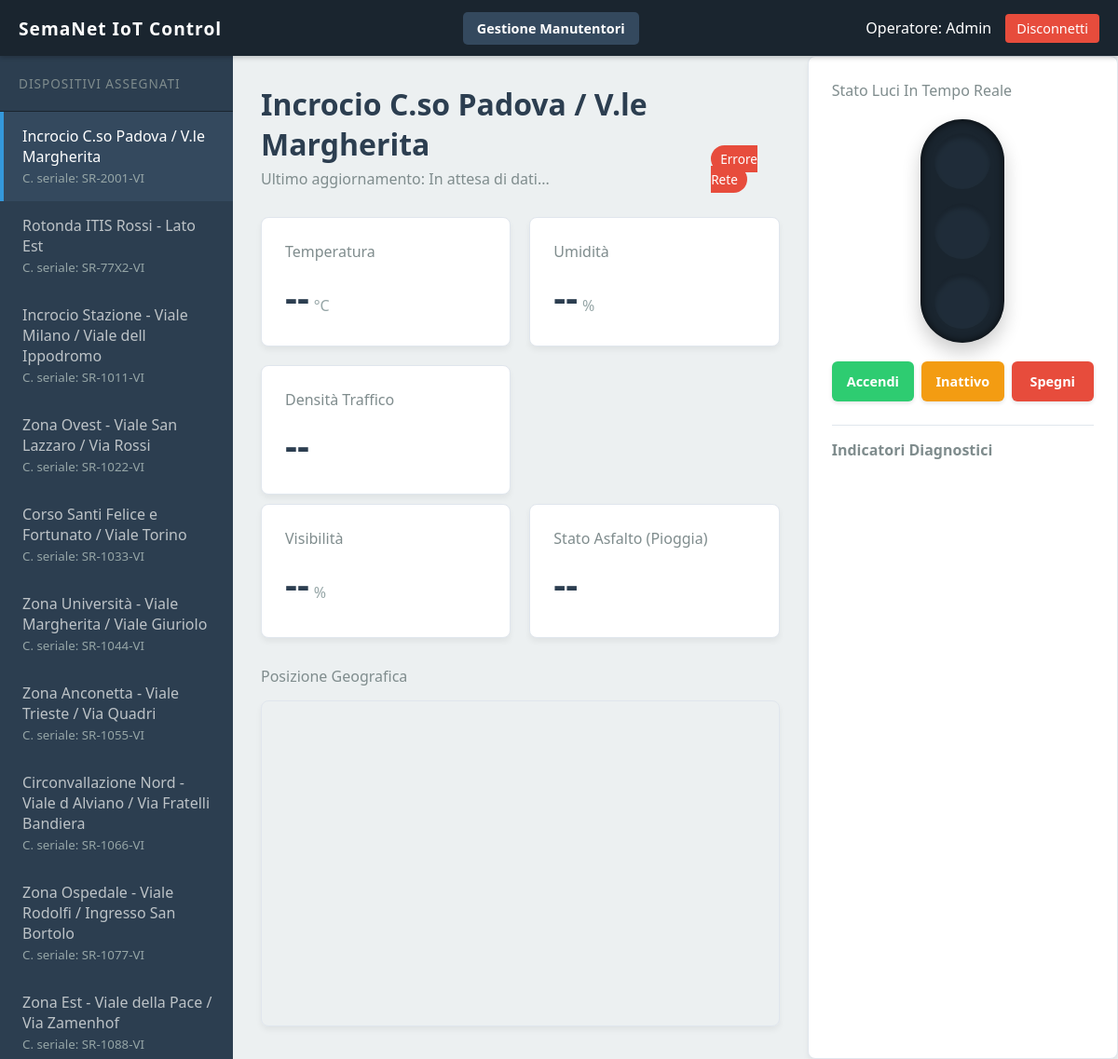
The page /dashboard.php (signed in) on the database its author committed.
### tables this page shows
CREATE TABLE `semafori` (
                            `id` bigint(20) NOT NULL,
                            `codice_seriale` varchar(100) NOT NULL,
                            `nome_incrocio` varchar(150) NOT NULL,
                            `password` varchar(255) NOT NULL,
                            `latitudine` decimal(10,8) DEFAULT NULL,
                            `longitudine` decimal(11,8) DEFAULT NULL,
                            `creato_at` timestamp NOT NULL DEFAULT current_timestamp(),
                            `aggiornato_at` timestamp NOT NULL DEFAULT current_timestamp() ON UPDATE current_timestamp()
);

### dashboard.php (the view, shortened to what this page needs)
<?php
require_once 'db.php';
$ruolo = $_SESSION['ruolo_id'];
if ($ruolo == 1) {
    $stmt = $pdo->query("SELECT id, codice_seriale, nome_incrocio, latitudine, longitudine FROM semafori ORDER BY id ASC");
}
$semafori = $stmt->fetchAll(PDO::FETCH_ASSOC);
$primo_semaforo = $semafori[0] ?? null;
?>
<!DOCTYPE html>
<html lang="it">
<head>
    <link rel="stylesheet" href="style.css">
</head>
<body>
<?php
require_once 'navbar.php';
?>
<div class="app-container">
    <aside class="sidebar">
        <div class="sidebar-title">Dispositivi Assegnati</div>
        <div id="lista-semafori">
            <?php foreach ($semafori as $s): ?>
                <div class="semaforo-item <?php echo ($primo_semaforo && $s['id'] == $primo_semaforo['id']) ? 'active' : ''; ?>"
                     data-id="<?php echo $s['id']; ?>"
                     data-nome="<?php echo htmlspecialchars($s['nome_incrocio']); ?>"
                     data-lat="<?php echo htmlspecialchars($s['latitudine']); ?>"
                     data-lng="<?php echo htmlspecialchars($s['longitudine']); ?>">
                    <?php echo htmlspecialchars($s['nome_incrocio']); ?><br>
                    <small style="color: #95a5a6;">C. seriale: <?php echo htmlspecialchars($s['codice_seriale']); ?></small>
                </div>
            <?php endforeach; ?>
        </div>
    </aside>
    <main class="main-content">
        <?php if ($primo_semaforo): ?>
            <div class="header-dati">
                <div>
                    <h1 id="titolo-incrocio"><?php echo htmlspecialchars($primo_semaforo['nome_incrocio']); ?></h1>
                    <p style="color: #7f8c8d; margin-top: 5px;">Ultimo aggiornamento: <span id="timestamp">In attesa di dati...</span></p>
                </div>
                <div>
                    <span class="status-badge" id="stato-connessione">Connesso</span>
                </div>
            </div>
            <div class="sensor-grid">
                <div class="card">
                    <h3>Temperatura</h3>
                    <span class="valore" id="val_temp">--</span><span class="unita">°C</span>
                </div>
                <div class="card">
                    <h3>Umidità</h3>
                    <span class="valore" id="val_umid">--</span><span class="unita">%</span>
                </div>
                <div class="card">
                    <h3>Densità Traffico</h3>
                    <span class="valore" id="val_traffico">--</span><span class="unita"></span>
                </div>
            </div>
            <div class="sensor-grid">
                <div class="card">
                    <h3>Visibilità</h3>
                    <span class="valore" id="val_visibilita">--</span><span class="unita">%</span>
                </div>
                <div class="card">
                    <h3>Stato Asfalto (Pioggia)</h3>
                    <span class="valore" id="val_pioggia">--</span>
                </div>
            </div>
            <div class="map-container" style="margin-top: 30px;">
                <h3 style="margin-bottom: 15px; color: #7f8c8d; font-size: 1rem; font-weight: 500;">Posizione Geografica</h3>
                <?php if ($primo_semaforo): ?>
                    <iframe id="mappa-google"
                            width="100%"
                            height="350"
                            style="border: 1px solid #e0e6ed; border-radius: 8px; box-shadow: 0 4px 6px rgba(0,0,0,0.05);"
                            loading="lazy"
                            allowfullscreen
                            src="https://maps.google.com/maps?q=<?php echo $primo_semaforo['latitudine']; ?>,<?php echo $primo_semaforo['longitudine']; ?>+(Semaforo:+<?php echo urlencode($primo_semaforo['codice_seriale']); ?>)&z=18&output=embed">
                    </iframe>
                <?php endif; ?>
            </div>
        <?php else: ?>
            <h2>Nessun dispositivo assegnato</h2>
            <p>Contatta l'amministratore di sistema per richiedere l'assegnazione dei semafori.</p>
        <?php endif; ?>
    </main>
    <div class="card" style="text-align: left;">
        <h3>Stato Luci In Tempo Reale</h3>
        <div class="semaforo-grafico">
            <div class="luce rossa" id="luce-rosso"></div>
            <div class="luce gialla" id="luce-giallo"></div>
            <div class="luce verde" id="luce-verde"></div>
        </div>
        <div class="pulsantiera-semaforo">
            <button class="btn-power btn-accendi" onclick="impostaStatoSemaforo('attivo')">
                Accendi
            </button>
            <button class="btn-power btn-inattivo" onclick="impostaStatoSemaforo('inattivo')">
                Inattivo
            </button>
            <button class="btn-power btn-spegni" onclick="impostaStatoSemaforo('spento')">
                Spegni
            </button>
        </div>
        <div style="margin-top: 25px; border-top: 1px solid #e0e6ed; padding-top: 15px;">
            <h4 style="color: #7f8c8d; margin-bottom: 10px; font-size: 1rem; text-align: left;">Indicatori Diagnostici</h4>
        </div>
    </div>
</div>
</body>
</html>

### navbar.php
<?php
$etichetta_ruolo = (isset($_SESSION['ruolo_id']) && $_SESSION['ruolo_id'] == 1) ? 'Admin' : 'Tecnico';
?>
<nav class="navbar">
    <div class="brand">SemaNet IoT Control</div>
    <?php if (isset($_SESSION['ruolo_id']) && $_SESSION['ruolo_id'] == 1): ?>
        <a href="gestione_manutentori.php" style="background-color: #34495e; color: white; padding: 8px 15px; border-radius: 5px; text-decoration: none; font-weight: 600; font-size: 0.9rem; margin-left: 15px; transition: background-color 0.2s;">
             Gestione Manutentori
        </a>
    <?php endif; ?>
    <div class="user-info">
        <span>Operatore: <?php echo $etichetta_ruolo; ?></span>
        <a href="logout.php" class="btn-logout">Disconnetti</a>
    </div>
</nav>

### style.css (style rules this page uses)
:root { --nav-bg: #1a252f; --side-bg: #2c3e50; --side-hover: #34495e; --accent: #3498db; --bg-main: #ecf0f1; --text-dark: #2c3e50; --text-light: #bdc3c7; --card-bg: #ffffff; }
* { box-sizing: border-box; margin: 0; padding: 0; font-family: 'Segoe UI', system-ui, sans-serif; }
body { background-color: var(--bg-main); color: var(--text-dark); display: flex; flex-direction: column; height: 100vh; overflow: hidden; }
.navbar { background-color: var(--nav-bg); color: white; height: 60px; display: flex; align-items: center; justify-content: space-between; padding: 0 20px; box-shadow: 0 2px 5px rgba(0,0,0,0.2); z-index: 10; }
.navbar .brand { font-size: 1.2rem; font-weight: 600; letter-spacing: 1px; }
.navbar .user-info { display: flex; align-items: center; gap: 15px; }
.btn-logout { background-color: #e74c3c; color: white; text-decoration: none; padding: 6px 12px; border-radius: 4px; font-size: 0.9rem; transition: background 0.2s; }
.app-container { display: flex; flex: 1; height: calc(100vh - 60px); }
.sidebar { width: 250px; background-color: var(--side-bg); color: var(--text-light); display: flex; flex-direction: column; overflow-y: auto; }
.sidebar-title { padding: 20px; font-size: 0.85rem; text-transform: uppercase; letter-spacing: 1px; color: #7f8c8d; border-bottom: 1px solid #1a252f; }
.semaforo-item { padding: 15px 20px; cursor: pointer; border-left: 4px solid transparent; transition: all 0.2s; }
.semaforo-item.active { background-color: var(--side-hover); border-left-color: var(--accent); color: white; font-weight: 500; }
.main-content { flex: 1; padding: 30px; overflow-y: auto; }
.header-dati { margin-bottom: 30px; display: flex; justify-content: space-between; align-items: flex-end; }
.sensor-grid { display: grid; grid-template-columns: repeat(auto-fit, minmax(250px, 1fr)); gap: 20px; margin-top: 10px; }
.card { background-color: var(--card-bg); padding: 25px; border-radius: 8px; box-shadow: 0 4px 6px rgba(0,0,0,0.05); border: 1px solid #e0e6ed; }
.card h3 { font-size: 1rem; color: #7f8c8d; margin-bottom: 10px; font-weight: 500; }
.card .valore { font-size: 2.5rem; font-weight: 700; color: var(--text-dark); }
.unita { font-size: 1rem; color: #95a5a6; margin-left: 5px; }
.status-badge { padding: 5px 10px; border-radius: 20px; font-size: 0.85rem; background-color: #2ecc71; color: white; }
.semaforo-grafico { background-color: #1a252f; width: 90px; padding: 15px; border-radius: 50px; display: flex; flex-direction: column; gap: 15px; align-items: center; box-shadow: inset 0 0 10px rgba(0,0,0,0.8), 0 10px 20px rgba(0,0,0,0.2); margin: 20px auto; }
.luce { width: 60px; height: 60px; border-radius: 50%; background-color: #2c3e50; opacity: 0.3; transition: all 0.3s ease; box-shadow: inset 0 5px 5px rgba(0,0,0,0.5); }
.pulsantiera-semaforo { display: flex; gap: 8px; margin-top: 20px; }
.btn-power { flex: 1; padding: 12px 5px; border: none; border-radius: 6px; font-size: 0.9rem; font-weight: 600; cursor: pointer; color: white; transition: transform 0.1s, opacity 0.2s; box-shadow: 0 2px 4px rgba(0,0,0,0.1); text-align: center; }
.btn-accendi { background-color: #2ecc71; }
.btn-inattivo { background-color: #f39c12; }
.btn-spegni { background-color: #e74c3c; }

### rows shown on the page
semafori: nome_incrocio "Incrocio C.so Padova / V.le Margherita", codice_seriale "SR-2001-VI"
semafori: nome_incrocio "Rotonda ITIS Rossi - Lato Est", codice_seriale "SR-77X2-VI"
semafori: nome_incrocio "Incrocio Stazione - Viale Milano / Viale dell Ippodromo", codice_seriale "SR-1011-VI"
semafori: nome_incrocio "Zona Ovest - Viale San Lazzaro / Via Rossi", codice_seriale "SR-1022-VI"
semafori: nome_incrocio "Corso Santi Felice e Fortunato / Viale Torino", codice_seriale "SR-1033-VI"
semafori: nome_incrocio "Zona Università - Viale Margherita / Viale Giuriolo", codice_seriale "SR-1044-VI"
semafori: nome_incrocio "Zona Anconetta - Viale Trieste / Via Quadri", codice_seriale "SR-1055-VI"
semafori: nome_incrocio "Circonvallazione Nord - Viale d Alviano / Via Fratelli Bandiera", codice_seriale "SR-1066-VI"
semafori: nome_incrocio "Zona Ospedale - Viale Rodolfi / Ingresso San Bortolo", codice_seriale "SR-1077-VI"
semafori: nome_incrocio "Zona Est - Viale della Pace / Via Zamenhof", codice_seriale "SR-1088-VI"

### other values the page prints
$etichetta_ruolo "Admin"
